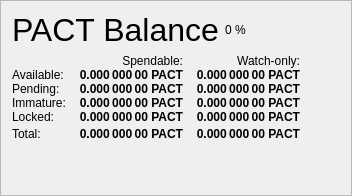
                   <widget class="QFrame" name="frame_Balances">
                    <property name="frameShape">
                     <enum>QFrame::StyledPanel</enum>
                    </property>
                    <property name="frameShadow">
                     <enum>QFrame::Raised</enum>
                    </property>
                    <layout class="QVBoxLayout" name="verticalLayout_4">
                     <item>
                      <layout class="QHBoxLayout" name="horizontalLayout_4">
                       <item>
                        <widget class="QLabel" name="label_5">
                         <property name="minimumSize">
                          <size>
                           <width>0</width>
                           <height>20</height>
                          </size>
                         </property>
                         <property name="font">
                          <font>
                           <pointsize>24</pointsize>
                           <weight>50</weight>
                           <bold>false</bold>
                          </font>
                         </property>
                         <property name="text">
                          <string>PACT Balance</string>
                         </property>
                        </widget>
                       </item>
                       <item>
                        <widget class="QLabel" name="labelPACTPercent">
                         <property name="text">
                          <string notr="true">0 %</string>
                         </property>
                        </widget>
                       </item>
                       <item>
                        <spacer name="horizontalSpacer_3">
                         <property name="orientation">
                          <enum>Qt::Horizontal</enum>
                         </property>
                         <property name="sizeHint" stdset="0">
                          <size>
                           <width>40</width>
                           <height>20</height>
                          </size>
                         </property>
                        </spacer>
                       </item>
                      </layout>
                     </item>
                     <item>
                      <layout class="QGridLayout" name="gridLayout">
                       <property name="horizontalSpacing">
                        <number>12</number>
                       </property>
                       <property name="verticalSpacing">
                        <number>0</number>
                       </property>
                       <item row="0" column="1">
                        <widget class="QLabel" name="labelSpendable">
                         <property name="text">
                          <string>Spendable:</string>
                         </property>
                         <property name="alignment">
                          <set>Qt::AlignRight|Qt::AlignTrailing|Qt::AlignVCenter</set>
                         </property>
                        </widget>
                       </item>
                       <item row="0" column="2">
                        <widget class="QLabel" name="labelWatchonly">
                         <property name="text">
                          <string>Watch-only:</string>
                         </property>
                         <property name="alignment">
                          <set>Qt::AlignRight|Qt::AlignTrailing|Qt::AlignVCenter</set>
                         </property>
                        </widget>
                       </item>
                       <item row="1" column="0">
                        <widget class="QLabel" name="labelBalanceText">
                         <property name="text">
                          <string>Available:</string>
                         </property>
                        </widget>
                       </item>
                       <item row="1" column="1">
                        <widget class="QLabel" name="labelBalance">
                         <property name="font">
                          <font>
                           <weight>75</weight>
                           <bold>true</bold>
                          </font>
                         </property>
                         <property name="cursor">
                          <cursorShape>IBeamCursor</cursorShape>
                         </property>
                         <property name="toolTip">
                          <string>Your current spendable balance</string>
                         </property>
                         <property name="text">
                          <string notr="true">0.000 000 00 PACT</string>
                         </property>
                         <property name="alignment">
                          <set>Qt::AlignRight|Qt::AlignTrailing|Qt::AlignVCenter</set>
                         </property>
                         <property name="textInteractionFlags">
                          <set>Qt::LinksAccessibleByMouse|Qt::TextSelectableByKeyboard|Qt::TextSelectableByMouse</set>
                         </property>
                        </widget>
                       </item>
                       <item row="1" column="2">
                        <widget class="QLabel" name="labelWatchAvailable">
                         <property name="font">
                          <font>
                           <weight>75</weight>
                           <bold>true</bold>
                          </font>
                         </property>
                         <property name="cursor">
                          <cursorShape>IBeamCursor</cursorShape>
                         </property>
                         <property name="toolTip">
                          <string>Your current balance in watch-only addresses</string>
                         </property>
                         <property name="text">
                          <string notr="true">0.000 000 00 PACT</string>
                         </property>
                         <property name="alignment">
                          <set>Qt::AlignRight|Qt::AlignTrailing|Qt::AlignVCenter</set>
                         </property>
                         <property name="textInteractionFlags">
                          <set>Qt::LinksAccessibleByMouse|Qt::TextSelectableByKeyboard|Qt::TextSelectableByMouse</set>
                         </property>
                        </widget>
                       </item>
                       <item row="2" column="0">
                        <widget class="QLabel" name="labelPendingText">
                         <property name="text">
                          <string>Pending:</string>
                         </property>
                        </widget>
                       </item>
                       <item row="2" column="1">
                        <widget class="QLabel" name="labelUnconfirmed">
                         <property name="font">
                          <font>
                           <weight>75</weight>
                           <bold>true</bold>
                          </font>
                         </property>
                         <property name="cursor">
                          <cursorShape>IBeamCursor</cursorShape>
                         </property>
                         <property name="toolTip">
                          <string>Total of transactions that have yet to be confirmed, and do not yet count toward the spendable balance</string>
                         </property>
                         <property name="text">
                          <string notr="true">0.000 000 00 PACT</string>
                         </property>
                         <property name="alignment">
                          <set>Qt::AlignRight|Qt::AlignTrailing|Qt::AlignVCenter</set>
                         </property>
                         <property name="textInteractionFlags">
                          <set>Qt::LinksAccessibleByMouse|Qt::TextSelectableByKeyboard|Qt::TextSelectableByMouse</set>
                         </property>
                        </widget>
                       </item>
                       <item row="2" column="2">
                        <widget class="QLabel" name="labelWatchPending">
                         <property name="font">
                          <font>
                           <weight>75</weight>
                           <bold>true</bold>
                          </font>
                         </property>
                         <property name="cursor">
                          <cursorShape>IBeamCursor</cursorShape>
                         </property>
                         <property name="toolTip">
                          <string>Unconfirmed transactions to watch-only addresses</string>
                         </property>
                         <property name="text">
                          <string notr="true">0.000 000 00 PACT</string>
                         </property>
                         <property name="alignment">
                          <set>Qt::AlignRight|Qt::AlignTrailing|Qt::AlignVCenter</set>
                         </property>
                         <property name="textInteractionFlags">
                          <set>Qt::LinksAccessibleByMouse|Qt::TextSelectableByKeyboard|Qt::TextSelectableByMouse</set>
                         </property>
                        </widget>
                       </item>
                       <item row="3" column="0">
                        <widget class="QLabel" name="labelImmatureText">
                         <property name="text">
                          <string>Immature:</string>
                         </property>
                        </widget>
                       </item>
                       <item row="3" column="1">
                        <widget class="QLabel" name="labelImmature">
                         <property name="font">
                          <font>
                           <weight>75</weight>
                           <bold>true</bold>
                          </font>
                         </property>
                         <property name="cursor">
                          <cursorShape>IBeamCursor</cursorShape>
                         </property>
                         <property name="toolTip">
                          <string>Staked or masternode rewards that has not yet matured</string>
                         </property>
                         <property name="text">
                          <string notr="true">0.000 000 00 PACT</string>
                         </property>
                         <property name="alignment">
                          <set>Qt::AlignRight|Qt::AlignTrailing|Qt::AlignVCenter</set>
                         </property>
                         <property name="textInteractionFlags">
                          <set>Qt::LinksAccessibleByMouse|Qt::TextSelectableByKeyboard|Qt::TextSelectableByMouse</set>
                         </property>
                        </widget>
                       </item>
                       <item row="3" column="2">
                        <widget class="QLabel" name="labelWatchImmature">
                         <property name="font">
                          <font>
                           <weight>75</weight>
                           <bold>true</bold>
                          </font>
                         </property>
                         <property name="cursor">
                          <cursorShape>IBeamCursor</cursorShape>
                         </property>
                         <property name="toolTip">
                          <string>Staked or masternode rewards in watch-only addresses that has not yet matured</string>
                         </property>
                         <property name="text">
                          <string notr="true">0.000 000 00 PACT</string>
                         </property>
                         <property name="alignment">
                          <set>Qt::AlignRight|Qt::AlignTrailing|Qt::AlignVCenter</set>
                         </property>
                         <property name="textInteractionFlags">
                          <set>Qt::LinksAccessibleByMouse|Qt::TextSelectableByKeyboard|Qt::TextSelectableByMouse</set>
                         </property>
                        </widget>
                       </item>
                       <item row="4" column="0">
                        <widget class="QLabel" name="labelLockedBalanceText">
                         <property name="toolTip">
                          <string>Locked PACT or Masternode collaterals. These are excluded from zPACT minting.</string>
                         </property>
                         <property name="text">
                          <string>Locked:</string>
                         </property>
                        </widget>
                       </item>
                       <item row="4" column="1">
                        <widget class="QLabel" name="labelLockedBalance">
                         <property name="font">
                          <font>
                           <weight>75</weight>
                           <bold>true</bold>
                          </font>
                         </property>
                         <property name="cursor">
                          <cursorShape>IBeamCursor</cursorShape>
                         </property>
                         <property name="toolTip">
                          <string>Locked PACT or Masternode collaterals. These are excluded from zPACT minting.</string>
                         </property>
                         <property name="text">
                          <string notr="true">0.000 000 00 PACT</string>
                         </property>
                         <property name="alignment">
                          <set>Qt::AlignRight|Qt::AlignTrailing|Qt::AlignVCenter</set>
                         </property>
                         <property name="textInteractionFlags">
                          <set>Qt::LinksAccessibleByMouse|Qt::TextSelectableByKeyboard|Qt::TextSelectableByMouse</set>
                         </property>
                        </widget>
                       </item>
                       <item row="4" column="2">
                        <widget class="QLabel" name="labelWatchLocked">
                         <property name="font">
                          <font>
                           <weight>75</weight>
                           <bold>true</bold>
                          </font>
                         </property>
                         <property name="cursor">
                          <cursorShape>IBeamCursor</cursorShape>
                         </property>
                         <property name="toolTip">
                          <string>Current locked balance in watch-only addresses</string>
                         </property>
                         <property name="text">
                          <string notr="true">0.000 000 00 PACT</string>
                         </property>
                         <property name="alignment">
                          <set>Qt::AlignRight|Qt::AlignTrailing|Qt::AlignVCenter</set>
                         </property>
                         <property name="textInteractionFlags">
                          <set>Qt::LinksAccessibleByMouse|Qt::TextSelectableByKeyboard|Qt::TextSelectableByMouse</set>
                         </property>
                        </widget>
                       </item>
                       <item row="5" column="0">
                        <widget class="QLabel" name="labelTotalText">
                         <property name="toolTip">
                          <string>Your current PACT balance, unconfirmed and immature transactions included</string>
                         </property>
                         <property name="text">
                          <string>Total:</string>
                         </property>
                        </widget>
                       </item>
                       <item row="5" column="1">
                        <widget class="QLabel" name="labelTotal">
                         <property name="font">
                          <font>
                           <weight>75</weight>
                           <bold>true</bold>
                          </font>
                         </property>
                         <property name="cursor">
                          <cursorShape>IBeamCursor</cursorShape>
                         </property>
                         <property name="toolTip">
                          <string>Your current PACT balance, unconfirmed and immature transactions included</string>
                         </property>
                         <property name="text">
                          <string notr="true">0.000 000 00 PACT</string>
                         </property>
                         <property name="alignment">
                          <set>Qt::AlignRight|Qt::AlignTrailing|Qt::AlignVCenter</set>
                         </property>
                         <property name="textInteractionFlags">
                          <set>Qt::LinksAccessibleByMouse|Qt::TextSelectableByKeyboard|Qt::TextSelectableByMouse</set>
                         </property>
                        </widget>
                       </item>
                       <item row="5" column="2">
                        <widget class="QLabel" name="labelWatchTotal">
                         <property name="font">
                          <font>
                           <weight>75</weight>
                           <bold>true</bold>
                          </font>
                         </property>
                         <property name="cursor">
                          <cursorShape>IBeamCursor</cursorShape>
                         </property>
                         <property name="toolTip">
                          <string>Current total balance in watch-only addresses</string>
                         </property>
                         <property name="text">
                          <string notr="true">0.000 000 00 PACT</string>
                         </property>
                         <property name="alignment">
                          <set>Qt::AlignRight|Qt::AlignTrailing|Qt::AlignVCenter</set>
                         </property>
                         <property name="textInteractionFlags">
                          <set>Qt::LinksAccessibleByMouse|Qt::TextSelectableByKeyboard|Qt::TextSelectableByMouse</set>
                         </property>
                        </widget>
                       </item>
                       <item row="5" column="3">
                        <spacer name="horizontalSpacer_9">
                         <property name="orientation">
                          <enum>Qt::Horizontal</enum>
                         </property>
                         <property name="sizeHint" stdset="0">
                          <size>
                           <width>40</width>
                           <height>20</height>
                          </size>
                         </property>
                        </spacer>
                       </item>
                      </layout>
                     </item>
                     <item>
                      <spacer name="verticalSpacer_3">
                       <property name="orientation">
                        <enum>Qt::Vertical</enum>
                       </property>
                       <property name="sizeHint" stdset="0">
                        <size>
                         <width>20</width>
                         <height>40</height>
                        </size>
                       </property>
                      </spacer>
                     </item>
                    </layout>
                   </widget>
